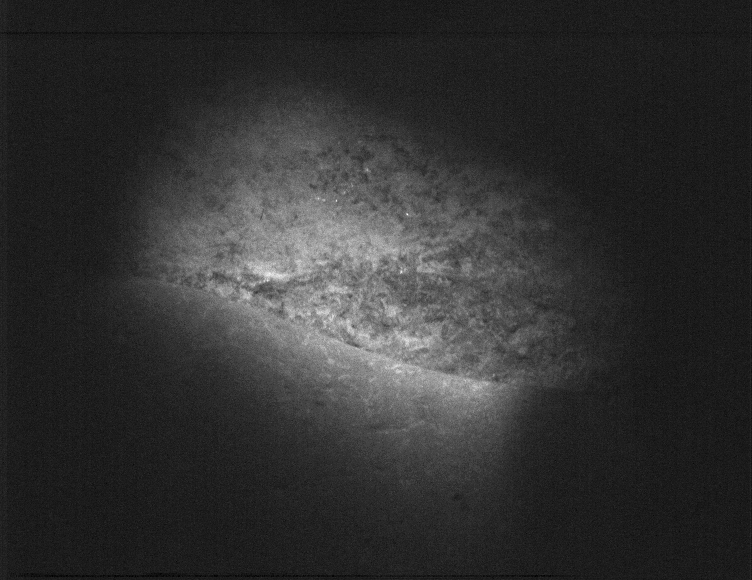
#> input picture src/pixl_process_io/40mm_2.png, 752 x 580 px; its folder holds only this picture in this run
$ python -i preprocessing.py   (imports and definitions only)
#> lines starting #> are read from the running program, lines starting #| are printed output that depends on the picture; after the words box and inside, x2 and y2 are one past the last pixel; in counts of white or black regions, pixels touching at a corner belong together
#> further down, picture is the input picture: shape (580, 752, 3); min 0, max 255, mean 48.9
import numpy as np
import cv2
from .config import Config

### The purpose of this script is to handle image preprocessing, including normalization and mask generation.
###
def normalize_uint8(img: np.ndarray) -> np.ndarray:
    """Normalize an image to [0,255] uint8 for visualization (ignores NaNs)."""
    m = np.isfinite(img)
    if not np.any(m):
        return np.zeros_like(img, dtype=np.uint8)
    a, b = img[m].min(), img[m].max()
    if b <= a + 1e-12:
        out = np.zeros_like(img, dtype=np.uint8)
        out[m] = 0
        return out
    out = np.zeros_like(img, dtype=np.float32)
    out[m] = (img[m] - a) / (b - a)
    return np.clip(out * 255.0, 0, 255).astype(np.uint8)

def otsu_on_max(I: np.ndarray, morph_open_ksize: int = Config.DEFAULT_MORPH_OPEN_KSIZE) -> tuple[np.ndarray, np.ndarray]:
    """Foreground mask from Otsu thresholding on max-intensity composite."""
    Imax = I.max(axis=-1)
    I8 = normalize_uint8(Imax)
    thr, _ = cv2.threshold(I8, 0, 255, cv2.THRESH_BINARY + cv2.THRESH_OTSU) # This is pretty important for stereo determination
    mask = (I8 >= int(thr*0.80)).astype(np.uint8)  # Multiplying the thr value between 0-0.99 determines how aggressive we handle shadows
    if morph_open_ksize > 0:
        k = cv2.getStructuringElement(cv2.MORPH_ELLIPSE, (morph_open_ksize, morph_open_ksize))
        mask = cv2.morphologyEx(mask, cv2.MORPH_OPEN, k, iterations=1)
    return mask, Imax

def otsu_max_mask2(I: np.ndarray,
                   core_scale: float = 0.9,
                   morph_open_ksize: int = 1,
                   edge_dilate_ksize: int = 5):

#> called with core_scale = 0.9, morph_open_ksize = 1, edge_dilate_ksize = 5
    Imax = I.max(axis=-1).astype(np.float32)

    # --- flatten large-scale illumination ---
    bg = cv2.GaussianBlur(Imax, (51, 51), 0)  # big kernel ≈ vignetting scale
    flat = Imax - bg                          # or Imax / (bg+eps) if you prefer
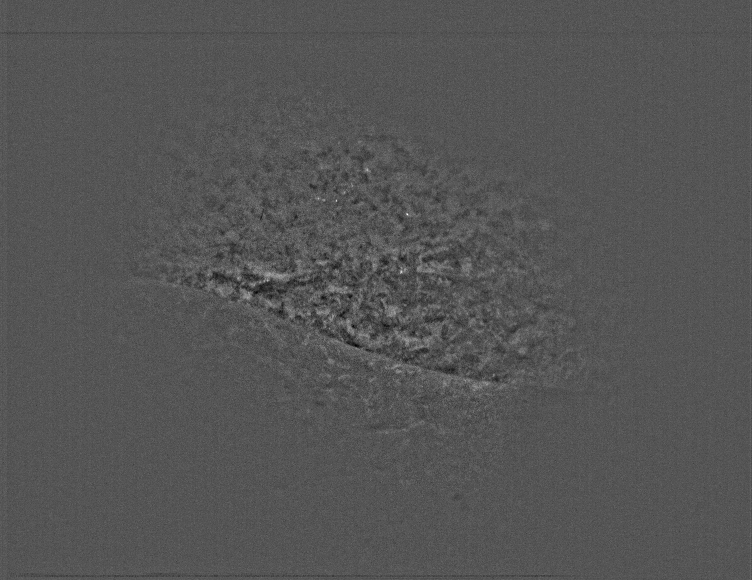
#> flat: shape (580, 752) float32; min -76.63, max 152.3, mean 0; drawn with min black and max white
    flat_u8 = normalize_uint8(flat)
#> in normalize_uint8, `m = np.isfinite(img)`: m: shape (580, 752) bool; every value is 1
#> in normalize_uint8, `a, b = img[m].min(), img[m].max()`: a = -76.63; b = 152.3

    # --- Otsu on flattened image ---
    thr, _ = cv2.threshold(flat_u8, 0, 255,
                           cv2.THRESH_BINARY + cv2.THRESH_OTSU)
#> thr = 84

    thr_core = int(thr * core_scale)
#> thr_core = 75
    core = (flat_u8 >= thr_core).astype(np.uint8)
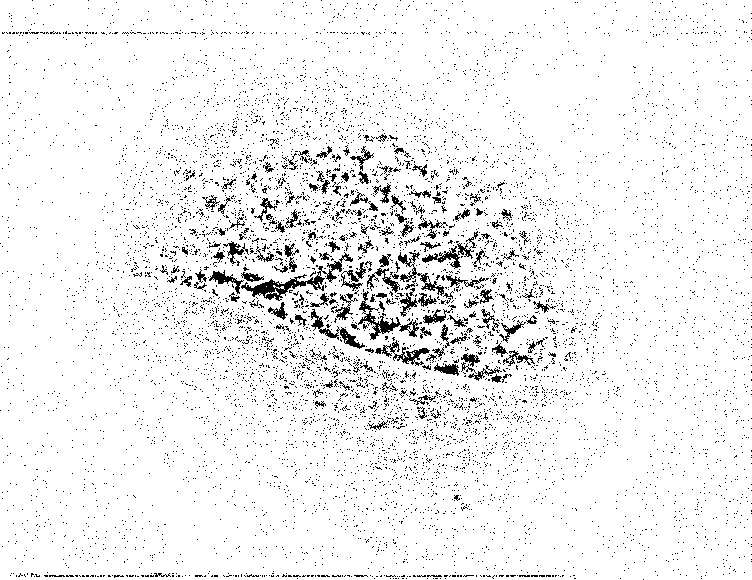
#> core: shape (580, 752); values 0 (black) and 1 (white), 94.2% white; black in thin lines or dots

    if morph_open_ksize > 0:
        k = cv2.getStructuringElement(
            cv2.MORPH_ELLIPSE,
            (morph_open_ksize, morph_open_ksize)
        )
        core = cv2.morphologyEx(core, cv2.MORPH_OPEN, k, iterations=1)

    if edge_dilate_ksize > 0:
        kd = cv2.getStructuringElement(
            cv2.MORPH_ELLIPSE,
            (edge_dilate_ksize, edge_dilate_ksize)
        )
        mask = cv2.dilate(core, kd, iterations=1)
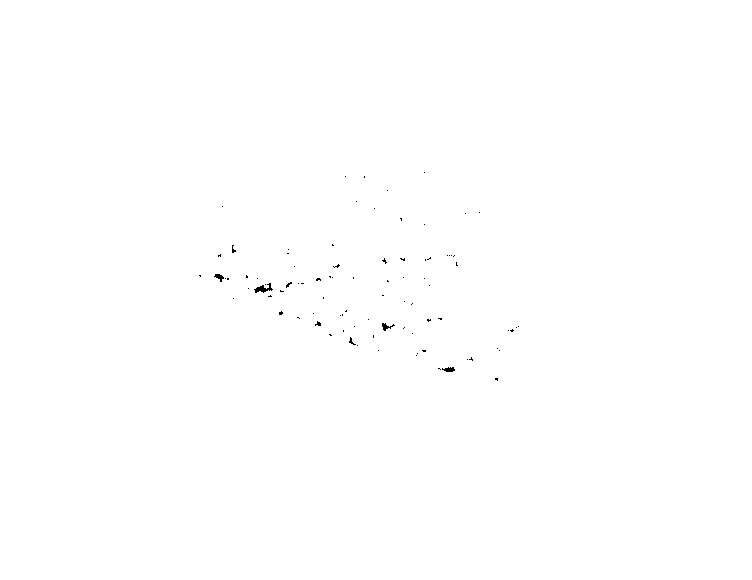
#> mask: shape (580, 752); values 0 (black) and 1 (white), 99.9% white; black in thin lines or dots, all inside (x1, y1, x2, y2) = (199, 172, 519, 381)
    else:
        mask = core

    return mask, Imax


def quantile_mask(I: np.ndarray, quantile: float = Config.DEFAULT_MASK_QUANTILE) -> np.ndarray:
    """Generate mask using quantile thresholding."""
    Imax = I.max(axis=-1)
    t = np.quantile(Imax, quantile)
    return (Imax > t).astype(np.uint8)

>>> import cv2
>>> picture = cv2.imread('pixl_process_io/40mm_2.png')
>>> result = otsu_max_mask2(picture)
